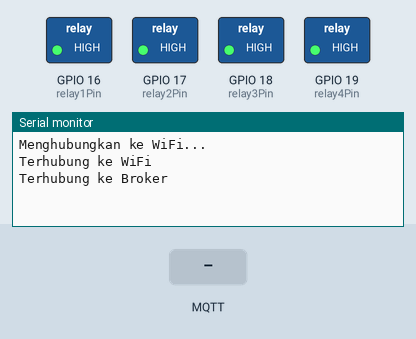
This sketch was run on a simulated ESP32. Shown: switched loads named in the sketch (green lamp = pin HIGH), the last lines printed to the serial monitor. The inputs (shaded band) are chosen by the test bench. WiFi joins after 1.5 s; servers stay silent unless stated; no MQTT or app messages arrive unless stated.

Above: at 2.7 s.
2.8 s: MQTT message "on" arrives on the first subscribed topic
At 3.9 s:
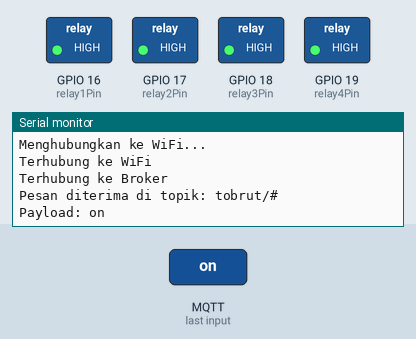
4.3 s: MQTT message "off" arrives on the first subscribed topic
At 5.1 s:
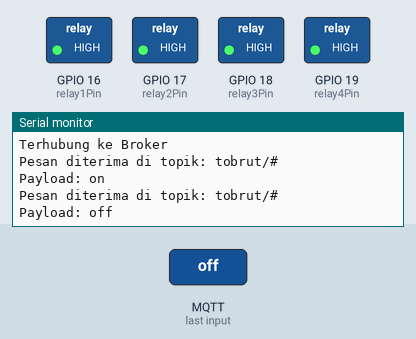
5.8 s: MQTT message "1" arrives on the first subscribed topic
At 6.2 s:
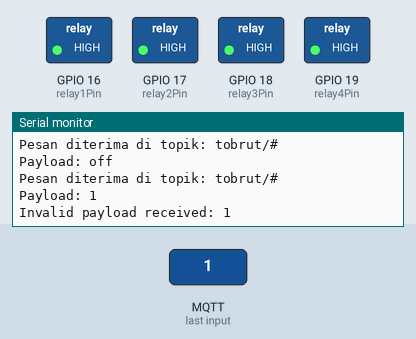

Measured:
- after the input at 2.8 s, the serial monitor: prints a new line at once (image 1)
- after the input at 4.3 s, the serial monitor: prints a new line at once (image 2)
- after the input at 5.8 s, the serial monitor: prints a new line at once (image 3)

The sketch:

project_iot.ino
```cpp
#include <WiFi.h>
#include <MQTT.h>

WiFiClient net;
MQTTClient client;

const char ssid[] = "vivo 1902";
const char pass[] = "lakasandie";

// Pin untuk relay
const int relay1Pin = 16;
const int relay2Pin = 17;
const int relay3Pin = 18;
const int relay4Pin = 19;

String serial_number = "87654321";
bool isWiFiConnected = false;

void setup() {
  pinMode(relay1Pin, OUTPUT);
  pinMode(relay2Pin, OUTPUT);
  pinMode(relay3Pin, OUTPUT);
  pinMode(relay4Pin, OUTPUT);

  // Atur status awal relay (mati)
  digitalWrite(relay1Pin, HIGH);
  digitalWrite(relay2Pin, HIGH);
  digitalWrite(relay3Pin, HIGH);
  digitalWrite(relay4Pin, HIGH);

  Serial.begin(115200);
  WiFi.begin(ssid, pass);
  client.begin("broker.emqx.io", net);

  client.onMessage(messageReceived);
  connectToWiFiAndMQTT();
}

void loop() {
  isWiFiConnected = WiFi.status() == WL_CONNECTED;

  // Coba reconnect jika WiFi terputus
  if (isWiFiConnected && !client.connected()) {
    connectToWiFiAndMQTT();
  }

  if (isWiFiConnected) {
    client.loop();
  }
}

void messageReceived(String &topic, String &payload) {
  if (isWiFiConnected) {  // Hanya memproses pesan MQTT jika online
    Serial.print("Pesan diterima di topik: ");
    Serial.println(topic);
    Serial.print("Payload: ");
    Serial.println(payload);
    if (payload == "on" || payload == "off") {
      if (topic == "tobrut/87654321/relay1") {
        controlRelay(1, payload == "on");
      } else if (topic == "tobrut/87654321/relay2") {
        controlRelay(2, payload == "on");
      } else if (topic == "tobrut/87654321/relay3") {
        controlRelay(3, payload == "on");
      } else if (topic == "tobrut/87654321/relay4") {
        controlRelay(4, payload == "on");
      }
    } else {
      Serial.println("Invalid payload received: " + payload);
    }
  }
}

void connectToWiFiAndMQTT() {
  Serial.println("Menghubungkan ke WiFi...");
  while (WiFi.status() != WL_CONNECTED) {
    delay(500);
  }
  Serial.println("Terhubung ke WiFi");

  client.setWill("tobrut/status/87654321" , "offline", true, 1);
  while (!client.connect("tobrut")) {
    Serial.print(".");
    delay(500);
  }

  Serial.println("Terhubung ke Broker");
  client.publish("tobrut/status/87654321" , "online", true, 1);
  client.subscribe("tobrut/#", 1);

  // Kirim status relay terbaru setelah terhubung
  sendRelayStatus(1);
  sendRelayStatus(2);
  sendRelayStatus(3);
  sendRelayStatus(4);
}

void controlRelay(int relayNumber, bool turnOn) {
  int relayPin;

  switch (relayNumber) {
    case 1:
      relayPin = relay1Pin;
      break;
    case 2:
      relayPin = relay2Pin;
      break;
    case 3:
      relayPin = relay3Pin;
      break;
    case 4:
      relayPin = relay4Pin;
      break;
    default:
      return;
  }

  digitalWrite(relayPin, turnOn ? LOW : HIGH);

  const char* status = turnOn ? "on" : "off";

  Serial.print("Relay ");
  Serial.print(relayNumber);
  Serial.print(" status: ");
  Serial.println(status);

  // Mengirim status relay ke MQTT jika terhubung
  if (isWiFiConnected && client.connected()) {
    String topic = "tobrut/87654321/relay" + String(relayNumber);
    Serial.print("Mengirim topik: ");
    Serial.println(topic);
    Serial.print("Mengirim payload: ");
    Serial.println(status);
    client.publish(topic.c_str(), status, true);
  }
}

void sendRelayStatus(int relayNumber) {
  String topic = "tobrut/87654321/relay" + String(relayNumber);
  String status = digitalRead((relayNumber == 1) ? relay1Pin :
                               (relayNumber == 2) ? relay2Pin :
                               (relayNumber == 3) ? relay3Pin : relay4Pin) == LOW ? "on" : "off";
  client.publish(topic.c_str(), status.c_str(), true);
}
```
